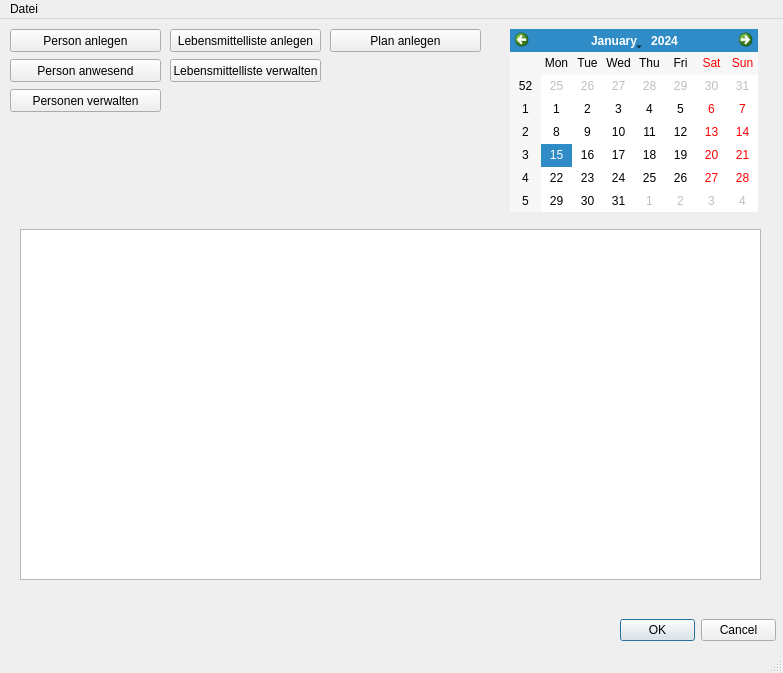
<?xml version="1.0" encoding="UTF-8"?>
<ui version="4.0">
 <class>MainWindow</class>
 <widget class="QMainWindow" name="MainWindow">
  <property name="geometry">
   <rect>
    <x>0</x>
    <y>0</y>
    <width>783</width>
    <height>673</height>
   </rect>
  </property>
  <property name="windowTitle">
   <string>Frühstücksplaner</string>
  </property>
  <widget class="QWidget" name="centralwidget">
   <widget class="QPushButton" name="personlist">
    <property name="geometry">
     <rect>
      <x>10</x>
      <y>10</y>
      <width>151</width>
      <height>23</height>
     </rect>
    </property>
    <property name="text">
     <string>Person anlegen</string>
    </property>
   </widget>
   <widget class="QPushButton" name="foodlist">
    <property name="geometry">
     <rect>
      <x>170</x>
      <y>10</y>
      <width>151</width>
      <height>23</height>
     </rect>
    </property>
    <property name="text">
     <string>Lebensmittelliste anlegen</string>
    </property>
   </widget>
   <widget class="QPushButton" name="manage_personlist">
    <property name="geometry">
     <rect>
      <x>10</x>
      <y>70</y>
      <width>151</width>
      <height>23</height>
     </rect>
    </property>
    <property name="text">
     <string>Personen verwalten</string>
    </property>
   </widget>
   <widget class="QCalendarWidget" name="calendarWidget">
    <property name="geometry">
     <rect>
      <x>510</x>
      <y>10</y>
      <width>248</width>
      <height>183</height>
     </rect>
    </property>
   </widget>
   <widget class="QDialogButtonBox" name="buttonBox">
    <property name="geometry">
     <rect>
      <x>620</x>
      <y>600</y>
      <width>156</width>
      <height>23</height>
     </rect>
    </property>
    <property name="layoutDirection">
     <enum>Qt::LeftToRight</enum>
    </property>
    <property name="standardButtons">
     <set>QDialogButtonBox::Cancel|QDialogButtonBox::Ok</set>
    </property>
   </widget>
   <widget class="QPushButton" name="personavailable">
    <property name="geometry">
     <rect>
      <x>10</x>
      <y>40</y>
      <width>151</width>
      <height>23</height>
     </rect>
    </property>
    <property name="text">
     <string>Person anwesend</string>
    </property>
   </widget>
   <widget class="QPushButton" name="theplan">
    <property name="geometry">
     <rect>
      <x>330</x>
      <y>10</y>
      <width>151</width>
      <height>23</height>
     </rect>
    </property>
    <property name="text">
     <string>Plan anlegen</string>
    </property>
   </widget>
   <widget class="QPushButton" name="manage_foodlist">
    <property name="geometry">
     <rect>
      <x>170</x>
      <y>40</y>
      <width>151</width>
      <height>23</height>
     </rect>
    </property>
    <property name="text">
     <string>Lebensmittelliste verwalten</string>
    </property>
   </widget>
   <widget class="QTableWidget" name="tableWidget">
    <property name="geometry">
     <rect>
      <x>20</x>
      <y>210</y>
      <width>741</width>
      <height>351</height>
     </rect>
    </property>
   </widget>
  </widget>
  <widget class="QStatusBar" name="statusbar"/>
  <widget class="QMenuBar" name="menubar">
   <property name="geometry">
    <rect>
     <x>0</x>
     <y>0</y>
     <width>783</width>
     <height>21</height>
    </rect>
   </property>
   <widget class="QMenu" name="menuDatei">
    <property name="title">
     <string>Datei</string>
    </property>
    <addaction name="actionNeu"/>
    <addaction name="actionSpeichern"/>
   </widget>
   <addaction name="menuDatei"/>
  </widget>
  <action name="actionNeu">
   <property name="text">
    <string>Neu</string>
   </property>
  </action>
  <action name="actionSpeichern">
   <property name="text">
    <string>Speichern</string>
   </property>
  </action>
 </widget>
 <resources/>
 <connections/>
</ui>
